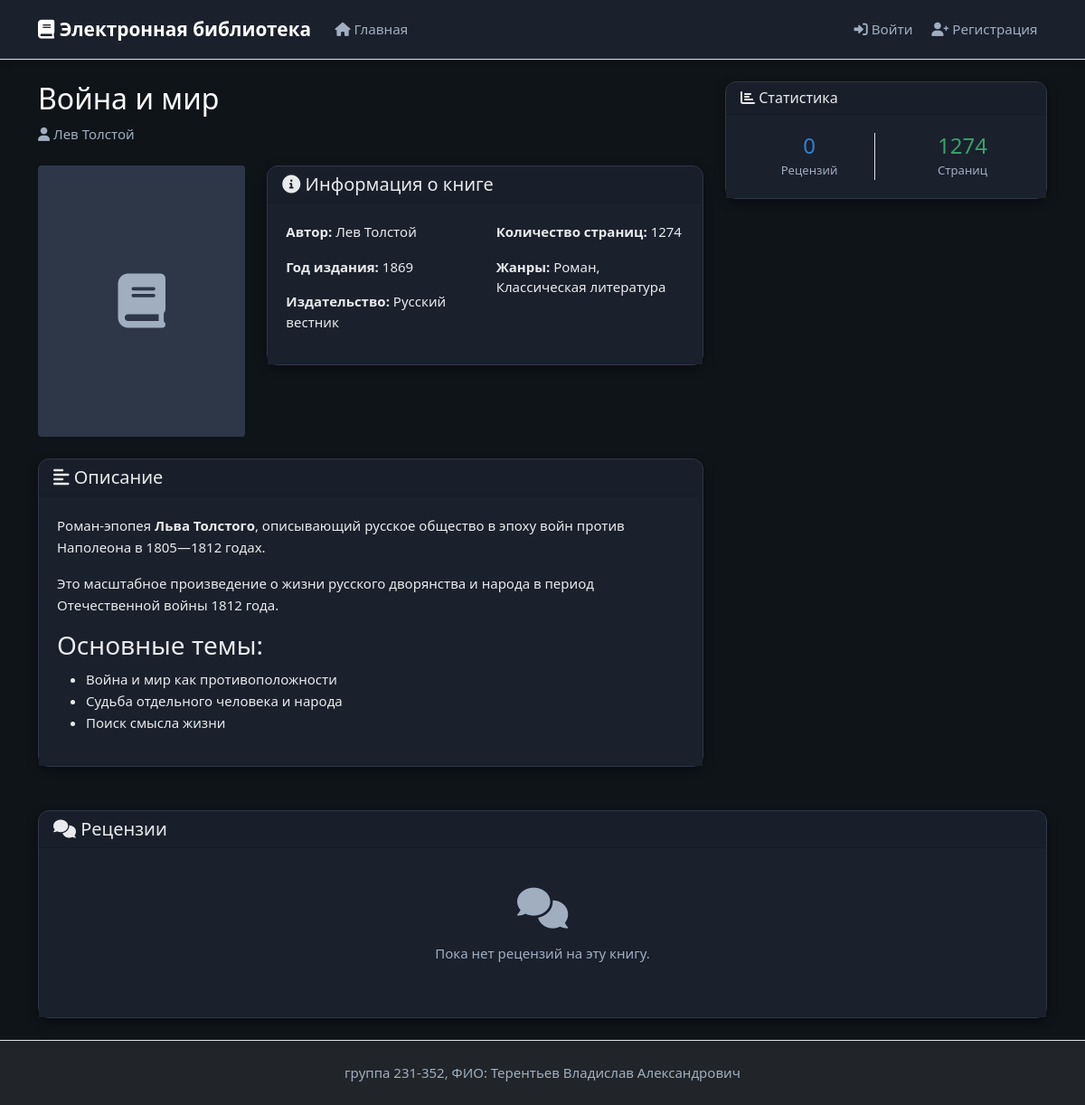
Before: /book/1 with the older database file.
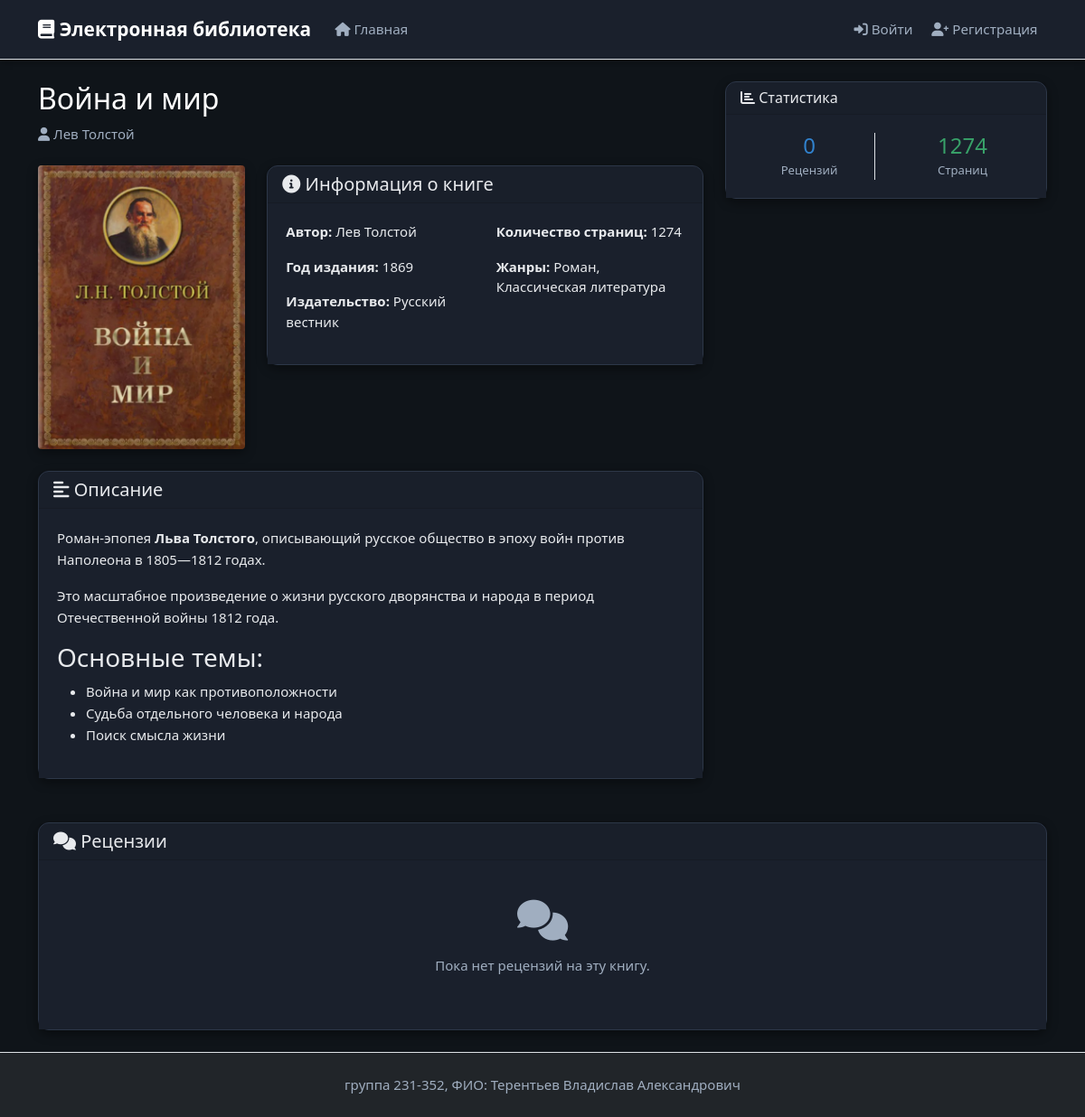
After: the same page with the newer database file.
### tables this page shows
CREATE TABLE book_covers (
            id INTEGER PRIMARY KEY AUTOINCREMENT,
            filename TEXT NOT NULL,
            mime_type TEXT NOT NULL,
            md5_hash TEXT NOT NULL UNIQUE,
            book_id INTEGER NOT NULL,
            FOREIGN KEY (book_id) REFERENCES books(id) ON DELETE CASCADE
        );

### app.py (the view)
@app.route('/book/<int:book_id>')
def view_book(book_id):
    ensure_db_initialized()
    db = get_db()
    book = db.execute("""
        SELECT b.*, bc.filename as cover_filename
        FROM books b
        LEFT JOIN book_covers bc ON b.id = bc.book_id
        WHERE b.id = ?
    """, (book_id,)).fetchone()
    if not book:
        flash('Книга не найдена')
        return redirect(url_for('index'))
    book_dict = dict(book)
    genres = db.execute("""
        SELECT g.name
        FROM book_genres bg
        JOIN genres g ON bg.genre_id = g.id
        WHERE bg.book_id = ?
    """, (book_id,)).fetchall()
    book_dict['genres'] = ', '.join([genre['name'] for genre in genres])
    reviews = db.execute("""
        SELECT r.*, u.first_name, u.last_name, u.middle_name
        FROM reviews r
        JOIN users u ON r.user_id = u.id
        WHERE r.book_id = ? AND r.status_id = 2
        ORDER BY r.created_at DESC
    """, (book_id,)).fetchall()
    user_review = None
    current_user = get_current_user()
    if current_user:
        user_review = db.execute("""
            SELECT r.*, rs.name as status_name FROM reviews r
            JOIN review_statuses rs ON r.status_id = rs.id
            WHERE r.book_id = ? AND r.user_id = ?
        """, (book_id, current_user['id'])).fetchone()
        record_visit(book_id, current_user['id'])
    else:
        record_visit(book_id)
    book_dict['short_description'] = markdown.markdown(book_dict['short_description'])
    reviews_list = []
    for review in reviews:
        review_dict = dict(review)
        review_dict['text'] = markdown.markdown(review_dict['text'])
        reviews_list.append(review_dict)
    return render_template('book/view.html',
                           book=book_dict,
                           reviews=reviews_list,
                           user_review=user_review,
                           current_user=current_user)

### app.py (called while the page is built, shortened)
def get_db():
    if 'db' not in g:
        g.db = sqlite3.connect(DATABASE)
        g.db.row_factory = sqlite3.Row
        g.db.execute('PRAGMA foreign_keys = ON')
    return g.db

@app.teardown_appcontext
def close_db_connection(error):
    close_db(error)

def ensure_db_initialized():
    try:
        db = get_db()
        cursor = db.execute("SELECT name FROM sqlite_master WHERE type='table' AND name='books'")
        if not cursor.fetchone():
            init_db()
    except Exception as e:
        print(f"Ошибка при проверке БД: {e}")
        init_db()

def get_current_user():
    if 'user_id' not in session:
        return None

@app.context_processor
def inject_user():
    return dict(current_user=get_current_user())

### templates/book/view.html (shortened to what the changed rows need)
{% extends "base.html" %}
{% block content %}
<div class="row">
    <div class="col-lg-8">
        <div class="d-flex justify-content-between align-items-start mb-4">
            <div>
                <h1 class="h2 text-white mb-2">{{ book.title }}</h1>
            </div>
        </div>
        <div class="row mb-4">
            <div class="col-md-4">
                {% if book.cover_filename %}
                    <img src="{{ url_for('static', filename='uploads/' + book.cover_filename) }}"
                         class="img-fluid rounded" alt="{{ book.title }}">
                {% else %}
                    <div class="bg-secondary rounded d-flex align-items-center justify-content-center"
                         style="height: 300px;">
                        <i class="fas fa-book fa-4x text-muted"></i>
                    </div>
                {% endif %}
            </div>
        </div>
    </div>
</div>
{% endblock %}

Changed rows visible on the page:
added book_covers: filename (picture)
